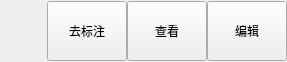
<?xml version="1.0" encoding="UTF-8"?>
<ui version="4.0">
 <class>DataForm</class>
 <widget class="QWidget" name="DataForm">
  <property name="geometry">
   <rect>
    <x>0</x>
    <y>0</y>
    <width>287</width>
    <height>62</height>
   </rect>
  </property>
  <property name="sizePolicy">
   <sizepolicy hsizetype="Preferred" vsizetype="Maximum">
    <horstretch>0</horstretch>
    <verstretch>0</verstretch>
   </sizepolicy>
  </property>
  <property name="minimumSize">
   <size>
    <width>0</width>
    <height>0</height>
   </size>
  </property>
  <property name="maximumSize">
   <size>
    <width>16777215</width>
    <height>16777215</height>
   </size>
  </property>
  <property name="windowTitle">
   <string>Form</string>
  </property>
  <layout class="QVBoxLayout" name="verticalLayout">
   <property name="spacing">
    <number>0</number>
   </property>
   <property name="leftMargin">
    <number>0</number>
   </property>
   <property name="topMargin">
    <number>0</number>
   </property>
   <property name="rightMargin">
    <number>0</number>
   </property>
   <property name="bottomMargin">
    <number>0</number>
   </property>
   <item>
    <layout class="QHBoxLayout" name="horizontalLayout">
     <item>
      <widget class="QLabel" name="lableSerisId">
       <property name="text">
        <string/>
       </property>
      </widget>
     </item>
     <item>
      <spacer name="horizontalSpacer_2">
       <property name="orientation">
        <enum>Qt::Horizontal</enum>
       </property>
       <property name="sizeHint" stdset="0">
        <size>
         <width>40</width>
         <height>20</height>
        </size>
       </property>
      </spacer>
     </item>
     <item>
      <widget class="QLabel" name="labelStatus">
       <property name="text">
        <string/>
       </property>
      </widget>
     </item>
     <item>
      <spacer name="horizontalSpacer">
       <property name="orientation">
        <enum>Qt::Horizontal</enum>
       </property>
       <property name="sizeHint" stdset="0">
        <size>
         <width>40</width>
         <height>20</height>
        </size>
       </property>
      </spacer>
     </item>
     <item>
      <widget class="QLabel" name="labelFinishTime">
       <property name="text">
        <string/>
       </property>
      </widget>
     </item>
     <item>
      <widget class="QPushButton" name="goAnnoBtn">
       <property name="minimumSize">
        <size>
         <width>0</width>
         <height>60</height>
        </size>
       </property>
       <property name="text">
        <string>去标注</string>
       </property>
      </widget>
     </item>
     <item>
      <widget class="QPushButton" name="scanBtn">
       <property name="minimumSize">
        <size>
         <width>0</width>
         <height>60</height>
        </size>
       </property>
       <property name="text">
        <string>查看</string>
       </property>
      </widget>
     </item>
     <item>
      <widget class="QPushButton" name="eidtBtn">
       <property name="minimumSize">
        <size>
         <width>0</width>
         <height>60</height>
        </size>
       </property>
       <property name="text">
        <string>编辑</string>
       </property>
      </widget>
     </item>
    </layout>
   </item>
  </layout>
 </widget>
 <resources/>
 <connections/>
</ui>
